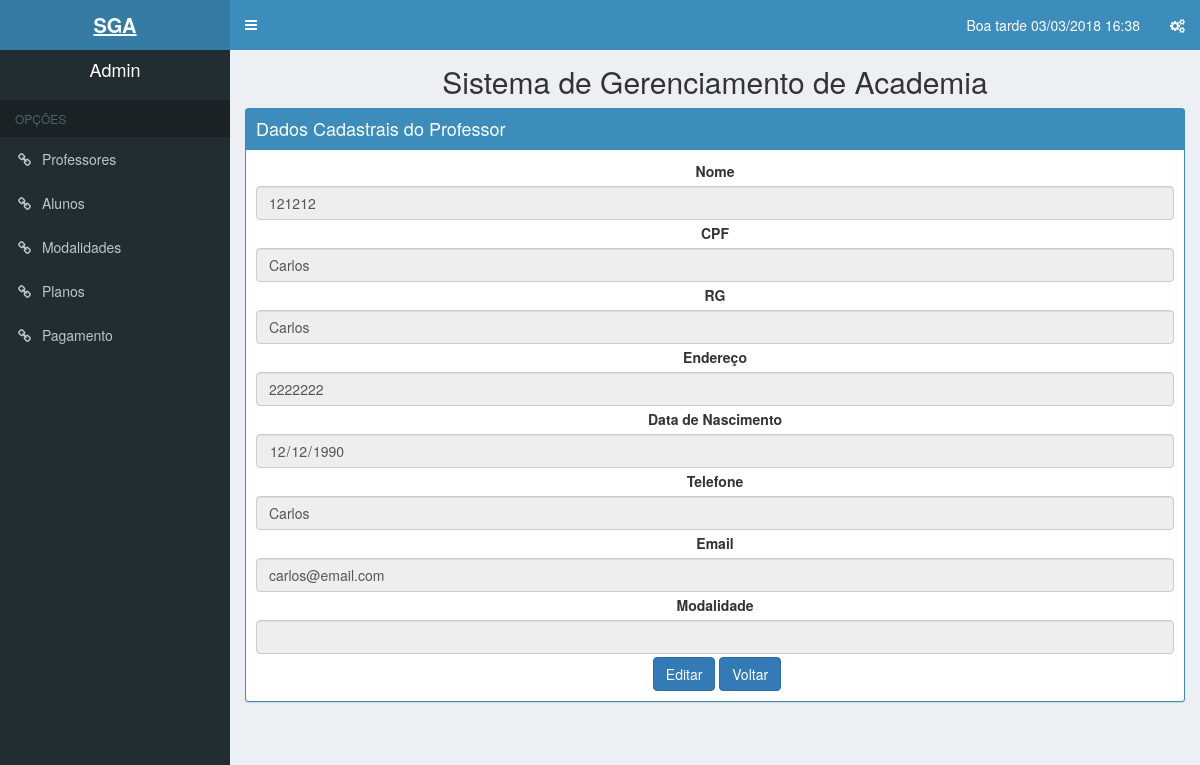
Screenshot of /Views/profPesq.php?id=16 (signed in) with the database file from the repository.
### tables this page shows
CREATE TABLE `professor` (
  `id_professor` int(11) NOT NULL,
  `nm_professor` varchar(50) NOT NULL,
  `registro_geral_professor` varchar(9) NOT NULL,
  `cpf_professor` varchar(11) NOT NULL,
  `dt_nascimento_professor` date NOT NULL,
  `nm_endereco` varchar(100) NOT NULL,
  `nm_email_professor` varchar(100) NOT NULL,
  `cd_telefone_professor` varchar(15) NOT NULL,
  `nm_modalidade` varchar(30) NOT NULL
);

### controllers/buscarProfessor.php (called while the page is built, shortened)
 <?php
    $id = isset($_GET['id'])? (int) $_GET['id']: null;
    $PDO = db_connect();
    $sql = "SELECT nm_professor,
            registro_geral_professor,
            cpf_professor,
            dt_nascimento_professor,
            nm_endereco,
            nm_email_professor,
            cd_telefone_professor,
            nm_modalidade
            FROM professor
            WHERE id_professor = '$id'";
    $stmt = $PDO->prepare($sql);
    $stmt->bindParam(':id', $id, PDO::PARAM_INT);
    $stmt->execute();
    $user = $stmt->fetch(PDO::FETCH_ASSOC);
?>

### Views/profPesq.php (the view, shortened to what this page needs)
<?php
    include '../controllers/buscarProfessor.php';
    if($_SESSION['user_status'] == 1){
        include ('header.php');
    }elseif($_SESSION['user_status'] == 2){
        include ('headerAtendente.php');
    }
    elseif($_SESSION['user_status'] == 3){
        include ('headerProfessor.php');
    }
?>
        <h2 class="center">Sistema de Gerenciamento de Academia</h2>
        <div class="box box-solid box-primary">
            <div class="box-header with-border">
                <h3 class="box-title">Dados Cadastrais do Professor</h3>
            </div>
            <div class="box-body">
                <form align='middle'>
                    <div class="form-group">
                        <label for="nome">Nome</label>
                        <input class="form-control" type="text" id="nome" name="nome"
                               value="<?php echo $user['nm_professor']?>" readonly="true"/>
                    </div>
                    <div class="form-group">
                        <label for="cpf">CPF</label>
                        <input class="form-control" type="text" id="cpf" name="cpf"
                               value="<?php echo $user['cpf_professor']?>" readonly="true"/>
                    </div>
                    <div class="form-group">
                        <label for="rg">RG</label>
                        <input class="form-control" type="text" id="rg" name="rg"
                               value="<?php echo $user['registro_geral_professor']?>" readonly="true"/>
                    </div>
                    <div class="form-group">
                        <label for="endereço">Endereço</label>
                        <input class="form-control" type="text" id="end" name="end"
                               value="<?php echo $user['nm_endereco']?>" readonly="true"/>
                    </div>
                    <div class="form-group">
                        <label for="dtnasc">Data de Nascimento</label>
                        <input class="form-control" type="date" id="dtnasc" name="dtnasc"
                               value="<?php echo $user['dt_nascimento_professor']?>" readonly="true"/>
                    </div>
                    <div class="form-group">
                        <label for="tel">Telefone</label>
                        <input class="form-control" type="text" id="tel" name="tel"
                               value="<?php echo $user['cd_telefone_professor']?>" readonly="true"/>
                    </div>
                    <div class="form-group">
                        <label for="email">Email</label>
                        <input class="form-control" type="text" id="email" name="email"
                               value="<?php echo $user['nm_email_professor']?>" readonly="true"/>
                    </div>
                    <div class="form-group">
                    <label for="moda">Modalidade</label>
                    <input class="form-control" type="text" id="moda" name="moda"
                               value="<?php echo $user['nm_modalidade']?>" readonly="true"/>
                    </div>
                    <button class="btn btn-primary" id="alterar" formaction="profEdit.php?id=<?php echo $id;?>">Editar</button>
                    <button class="btn btn-primary" id="salvar" formaction="professor.php">Voltar</button>
                </form>
            </div>
        </div>
<?php include ('footer.php'); ?>

### rows the page displays
professor: nome "121212", cpf "Carlos", rg "Carlos", end "2222222", dtnasc "12/12/1990", tel "Carlos", email "carlos@email.com"

### other values shown
dataatual() "Boa tarde 03/03/2018 16:38"
$_SESSION['user_name'] "Admin"
